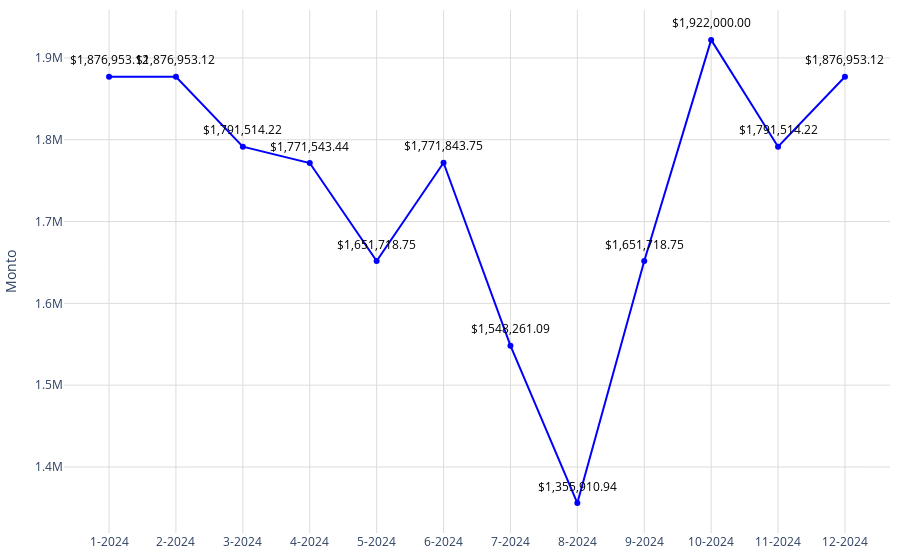

The code cell stored with this chart in its notebook:
### Code cell
# Datos
año = df_proyecciones_24['label']
promedio = df_proyecciones_24['promedio']

# Crear una función para formatear los valores grandes en palabras en español
def formatear_numero(valor):
    if valor >= 1_000_000_000_000:
        return f'{valor / 1_000_000_000:.2f} billones'
    elif valor >= 1_000_000_000:
        return f'{valor / 1_000_000_000:.0f} mil millones'  # Mil millones
    elif valor >= 1_000_000:
        return f'{valor / 1_000_000:.0f} millones'  # Millones
    elif valor >= 1_000:
        return f'{valor / 1_000:.0f} mil'  # Mil
    else:
        return str(valor)
# Configurar los valores y el texto del eje Y
tickvals = [2500000000,3000000000,3200000000]
ticktext = [formatear_numero(val) for val in tickvals]

fig = go.Figure()
fig.add_trace(go.Scatter(
    x=año,
    y=promedio,
    mode='markers+lines',
    marker=dict(color='blue'),
))
# Agregar anotaciones para mostrar los valores encima de los puntos
for a, p in zip(año, promedio):
    fig.add_annotation(
        x=a,
        y=p,
        text=f"${p:,.2f}",  # Formatear el valor del promedio como moneda
        showarrow=False,
        font=dict(color='black', size=12),
        xshift=0,
        yshift=17,
        textangle=0
    )
# Actualizar diseño
fig.update_layout(
    #title='Plusvalía estimada',   
    yaxis=dict(
        title="Monto",
        gridwidth=1,  # Ancho de las líneas de la cuadrícula
        gridcolor='#dddcda', 

    ),
    xaxis=dict(
        gridcolor='#dddcda', 
        tickmode='array',
        tickvals=año,
        ticktext=año
    ),
    plot_bgcolor='rgba(0,0,0,0)',
        margin=dict(l=10, r=10, t=10, b=10)
)

# Exportar gráfica como archivo HTML
def guardar_grafico_como_html(fig, nombre_archivo, carpeta='assets/graficas'):
    # Crear la carpeta si no existe
    if not os.path.exists(carpeta):
        os.makedirs(carpeta)
    
    # Gráfica como archivo HTML en la carpeta especificada
    pio.write_html(fig, f'{carpeta}/{nombre_archivo}.html')

guardar_grafico_como_html(fig, 'g_scatt_plusvaliaestimada_mes24', carpeta='assets/graficas')
fig.show()

### Figure 1 — Plotly figure (JSON) as saved in the notebook; plotly's stock layout.template omitted (floating-point values rounded to 4 significant figures)
{"data": [{"marker": {"color": "blue"}, "mode": "markers+lines", "type": "scatter", "x": ["1-2024", "2-2024", "3-2024", "4-2024", "5-2024", "6-2024", "7-2024", "8-2024", "9-2024", "10-2024", "11-2024", "12-2024"], "y": [1877000.0, 1877000.0, 1792000.0, 1772000.0, 1652000.0, 1772000.0, 1548000.0, 1356000.0, 1652000.0, 1922000.0, 1792000.0, 1877000.0]}], "layout": {"annotations": [{"font": {"color": "black", "size": 12}, "showarrow": false, "text": "$1,876,953.12", "textangle": 0, "x": "1-2024", "xshift": 0, "y": 1877000.0, "yshift": 17}, {"font": {"color": "black", "size": 12}, "showarrow": false, "text": "$1,876,953.12", "textangle": 0, "x": "2-2024", "xshift": 0, "y": 1877000.0, "yshift": 17}, {"font": {"color": "black", "size": 12}, "showarrow": false, "text": "$1,791,514.22", "textangle": 0, "x": "3-2024", "xshift": 0, "y": 1792000.0, "yshift": 17}, {"font": {"color": "black", "size": 12}, "showarrow": false, "text": "$1,771,543.44", "textangle": 0, "x": "4-2024", "xshift": 0, "y": 1772000.0, "yshift": 17}, {"font": {"color": "black", "size": 12}, "showarrow": false, "text": "$1,651,718.75", "textangle": 0, "x": "5-2024", "xshift": 0, "y": 1652000.0, "yshift": 17}, {"font": {"color": "black", "size": 12}, "showarrow": false, "text": "$1,771,843.75", "textangle": 0, "x": "6-2024", "xshift": 0, "y": 1772000.0, "yshift": 17}, {"font": {"color": "black", "size": 12}, "showarrow": false, "text": "$1,548,261.09", "textangle": 0, "x": "7-2024", "xshift": 0, "y": 1548000.0, "yshift": 17}, {"font": {"color": "black", "size": 12}, "showarrow": false, "text": "$1,355,910.94", "textangle": 0, "x": "8-2024", "xshift": 0, "y": 1356000.0, "yshift": 17}, {"font": {"color": "black", "size": 12}, "showarrow": false, "text": "$1,651,718.75", "textangle": 0, "x": "9-2024", "xshift": 0, "y": 1652000.0, "yshift": 17}, {"font": {"color": "black", "size": 12}, "showarrow": false, "text": "$1,922,000.00", "textangle": 0, "x": "10-2024", "xshift": 0, "y": 1922000.0, "yshift": 17}, {"font": {"color": "black", "size": 12}, "showarrow": false, "text": "$1,791,514.22", "textangle": 0, "x": "11-2024", "xshift": 0, "y": 1792000.0, "yshift": 17}, {"font": {"color": "black", "size": 12}, "showarrow": false, "text": "$1,876,953.12", "textangle": 0, "x": "12-2024", "xshift": 0, "y": 1877000.0, "yshift": 17}], "margin": {"b": 10, "l": 10, "r": 10, "t": 10}, "plot_bgcolor": "rgba(0,0,0,0)", "xaxis": {"gridcolor": "#dddcda", "tickmode": "array", "ticktext": ["1-2024", "2-2024", "3-2024", "4-2024", "5-2024", "6-2024", "7-2024", "8-2024", "9-2024", "10-2024", "11-2024", "12-2024"], "tickvals": ["1-2024", "2-2024", "3-2024", "4-2024", "5-2024", "6-2024", "7-2024", "8-2024", "9-2024", "10-2024", "11-2024", "12-2024"]}, "yaxis": {"gridcolor": "#dddcda", "gridwidth": 1, "title": {"text": "Monto"}}}}
